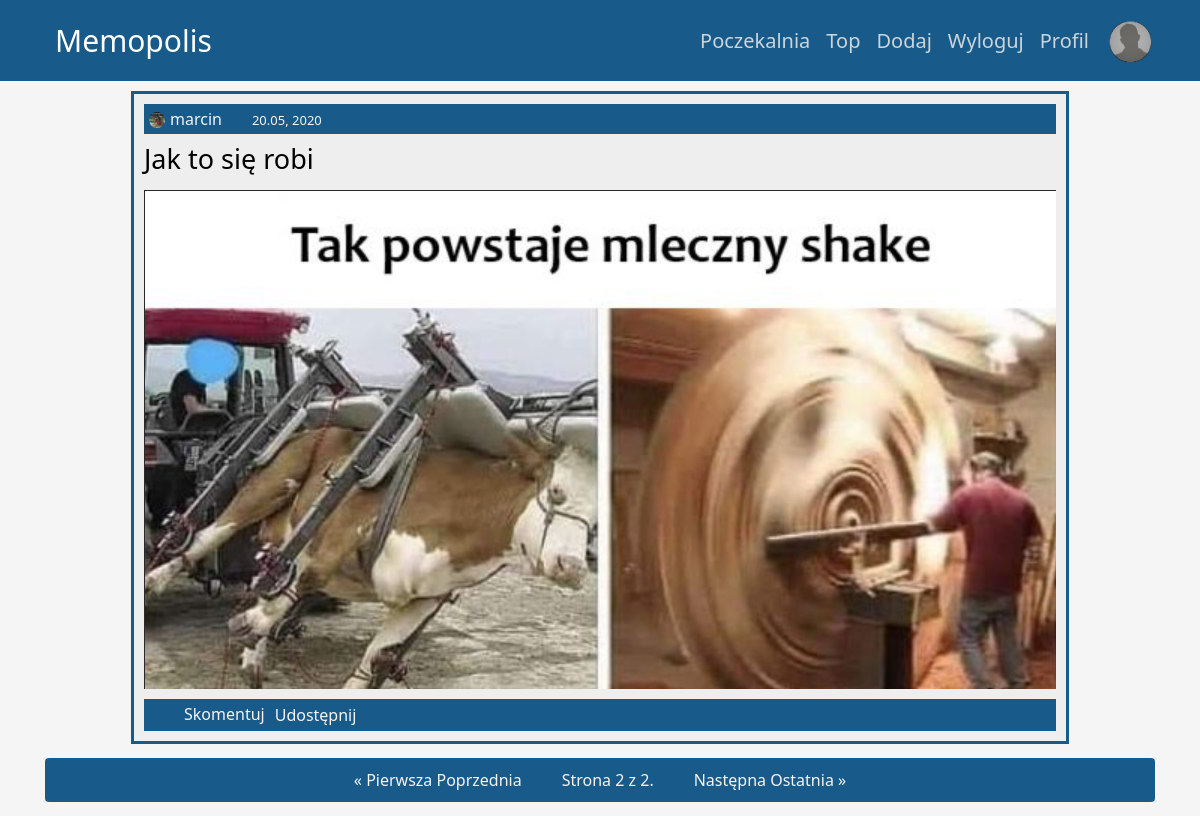
The page /poczekalnia/?page=2 (signed in) on the database its author committed.
### users/models.py (models this page shows, shortened)
class Profile(models.Model):
    user = models.OneToOneField(User, on_delete=models.CASCADE)
    image = models.ImageField(default="default.png", upload_to="profile_pics")

### memopolis/models.py (models this page shows, shortened)
class Meme(VoteModel, models.Model):
    author = models.ForeignKey(User, on_delete=models.CASCADE)
    title = models.CharField(max_length=40)
    image = models.ImageField(null=True)
    date_posted = models.DateTimeField(default=timezone.now)
    accepted = models.BooleanField(default=False)

### memopolis/views.py (the view)
# urls.py: path('poczekalnia/', UnacceptedMemeListView.as_view(), name="memopolis-unaccepted"),
class UnacceptedMemeListView(MemeListView):
    template_name = 'memopolis/unaccepted_memes.html'
    def get_context_data(self, **kwargs):
        context = {}
        memes = Meme.objects.order_by("-date_posted").filter(accepted=False)
        context['memes']=memes
        return context

### memopolis/views.py (called while the page is built)
    def get(self, request):
        context = self.get_context_data()
        template = self.template_name
        if self.template_name == 'memopolis/index.html':
            meme_list = Meme.objects.order_by('-date_posted').filter(accepted=True)
        elif self.template_name == 'memopolis/top.html':
            meme_list = Meme.objects.order_by('-num_vote_up').filter(accepted=True)
        elif self.template_name == 'memopolis/unaccepted_memes.html':
            meme_list = Meme.objects.order_by("-date_posted").filter(accepted=False)
        paginator = Paginator(meme_list, 2)
        page_number = request.GET.get('page')
        page_obj = paginator.get_page(page_number)
        context['page_obj'] = page_obj
        return render(request, template, context)

### memopolis/templates/memopolis/unaccepted_memes.html (shortened to what this page needs)
{% extends "memopolis/base.html" %}
{% load static %}
{% block content %}
<div id="content">
    <div class="memes">
        {% for meme in page_obj %}
        <div class="meme">
            <div class="author">
                <div class="authorImg">
                    <a>
                        <img class="rounded-circle small-img" src="{{ meme.author.profile.image.url }}">
                    </a>
                </div>
                <div class="authorName">
                    <a>{{ meme.author }}</a>
                </div>
                <div class="datePosted">
                    <a>{{ meme.date_posted|date:"d.m, Y" }}</a>
                </div>
            </div>
            <div class="memeTitle">
                <a href="{% url 'meme-detail' meme.id %}">{{ meme.title }}</a>
            </div>
            <div class="memeImg">
                <a href="{% url 'meme-detail' meme.id %}">
                    <img src="{{ meme.image.url }}">
                </a>
            </div>
            <div class="actions">
                <div class="votes">
                    <form action="" method="post">
                        {% if user.is_authenticated %}
                        <button type="submit" name="{{ meme.pk }} {{ user.id }} up"
                            class="upvotes">{{ meme.num_vote_up }}</button>
                        {% else %}
                        <a class="upvotes">{{ meme.num_vote_up }}</a>
                        {% endif %}
                    </form>
                </div>
                <div class="act">
                    <a href="{% url 'meme-detail' meme.id %}" class="comment">Skomentuj</a>
                    <button class="share">Udostępnij</button>
                </div>
            </div>
        </div>
        {% endfor %}
    </div>
</div>
<div class="pagination">
    <div class="step-links">
        {% if page_obj.has_previous %}
        <div class="prev">
            <a href="?page=1">&laquo; Pierwsza</a>
            <a href="?page={{ page_obj.previous_page_number }}">Poprzednia</a>
        </div>
        {% endif %}
        <div class="current">
            Strona {{ page_obj.number }} z {{ page_obj.paginator.num_pages }}.
        </div>
        {% if not page_obj.has_next %}
        <div class="forth">
            <a>Następna</a>
            <a>Ostatnia &raquo;</a>
        </div>
        {% endif %}
    </div>
</div>
{% endblock content %}

### memopolis/templates/memopolis/base.html (shortened to what this page needs)
{% load static %}
<!DOCTYPE html>
<html lang="pl">
<head>
    <link rel="stylesheet" type="text/css" href="{% static 'memopolis/bootstrap.css' %}">
    <link rel="stylesheet" type="text/css" href="{% static 'memopolis/main.css' %}">
</head>
<body>
    <header class="site-header">
        <nav class="navbar navbar-expand-md navbar-dark bg-steel">
            <div class="container">
                <a class="navbar-brand mr-4" href="{% url 'memopolis-index' %}">Memopolis</a>
                <div class="collapse navbar-collapse" id="navbarToggle">
                    <div class="navbar-nav">
                        {% if user.is_authenticated %}
                        <a class="nav-item nav-link" href="{% url 'memopolis-unaccepted' %}">Poczekalnia</a>
                        <a class="nav-item nav-link" href="{% url 'memopolis-top' %}">Top</a>
                        <a class="nav-item nav-link" href="{% url 'meme-create' %}">Dodaj</a>
                        <a class="nav-item nav-link" href="{% url 'logout' %}">Wyloguj</a>
                        <a class="nav-item nav-link" href="{% url 'profile' %}">Profil</a>
                        <a href="{% url 'profile' %}"><img class="rounded-circle navimg"
                                src="{{ user.profile.image.url }}"></a>
                        {% else %}
                        <a class="nav-item nav-link" href="{% url 'memopolis-unaccepted' %}">Poczekalnia</a>
                        <a class="nav-item nav-link" href="{% url 'memopolis-top' %}">Top</a>
                        <a class="nav-item nav-link" href="{% url 'login' %}">Logowanie</a>
                        <a class="nav-item nav-link" href="{% url 'register' %}">Rejestracja</a>
                        {% endif %}
                    </div>
                </div>
            </div>
        </nav>
    </header>
    <main role="main" class="container">
        {% block content %}{% endblock %}
    </main>
</body>
</html>

### memopolis/static/memopolis/main.css (style rules this page uses)
body { background: whitesmoke; color: #333333; font-family: 'Segoe UI', sans-serif; }
.navbar { justify-content: initial; }
body a { text-decoration: none; }
.bg-steel { background-color: #185a8a; }
.site-header { margin-bottom: 0px; }
.site-header .navbar-nav .nav-link { color: #cbd5db; }
.actions * { margin-left: 4px; }
.actions { padding-left: 8px; }
.actions, .author { display: flex; background-color: #185a8a; padding-top: 3px; padding-bottom: 3px; justify-content: left; color: whitesmoke; }
.actions * { display: flex; }
.author { justify-content: stretch; }
a { color: black; }
.upvotes { color: #94ec94; font-weight: bolder; }
.memeImg { margin-bottom: 10px; margin-top: 10px; text-align: center; }
.memeImg img { max-width: 100%; max-height: 100%; }
header { margin-bottom: 10px; }
.memeTitle { font-size: 27px; }
.meme { border-style: solid; border-color: #185a8a; background-color: #eeeeee; padding: 10px; margin-top: 10px; }
.datePosted { margin-left: 30px; }
.datePosted a { font-size: 13px; }
.step-links { font-size: 16px; display: flex; }
.step-links div { margin-left: 20px; margin-right: 20px; }
.pagination { justify-content: center; margin-top: 14px; margin-bottom: 14px; padding: 10px; background-color: #185a8a; color: whitesmoke; }
.step-links a { color: whitesmoke; }
#content { display: flex; justify-content: center; }
.meme .memeTitle { margin-top: 5px; margin-bottom: 3px; }
.collapse { display: flex; }
.navbar-brand { font-size: 30px; padding: 10px; color: #e4e4e4; text-decoration: none; }
.nav-item { font-size: 20px; padding: 10px; color: #e4e4e4; text-decoration: none; }
.navbar-nav { text-align: right; }
button { border: none; }
.comment, .share, .flag { background-color: #185a8a; color: whitesmoke; }
.downvotes, .upvotes { background-color: #185a8a; }
#navbarToggle { display: flex; text-align: right; }
.navimg { width: 50px; height: 50px; margin-left: 8px; }
.small-img { width: 16px; height: 16px; margin-bottom: 2px; margin-left: 5px; margin-right: 5px; }

### rows shown on the page
Meme: author.profile.image (picture), author "marcin", date_posted "20.05, 2020", title "Jak to się robi", image (picture)

### other values the page prints
{{ page_obj.number }} "2"
{{ page_obj.paginator.num_pages }} "2"
